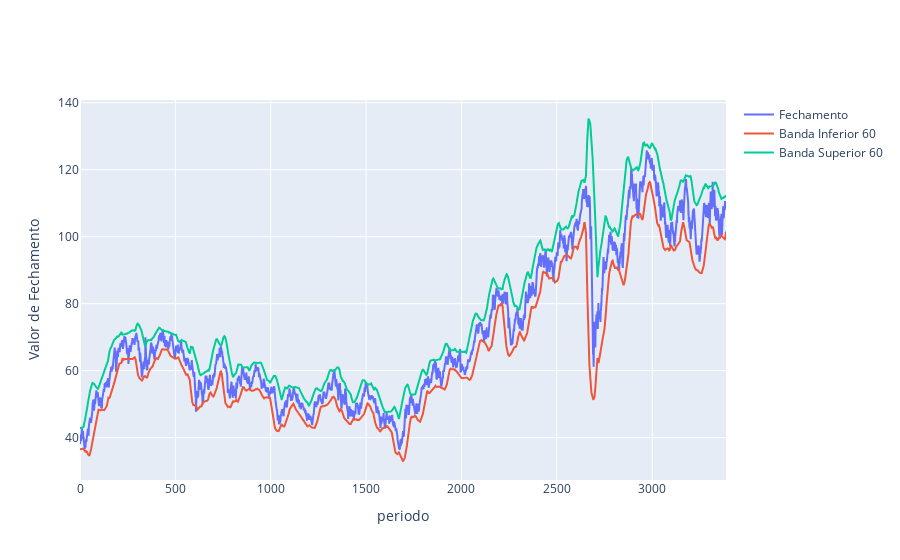

The notebook cell this image was saved under:
### Code cell
import plotly.graph_objs as go
fig = go.Figure()

fig.add_trace(go.Scatter(
   y=bova11['close'],
   name="Fechamento")
)

fig.add_trace(go.Scatter(
   y=bova11['lower60'],
   name="Banda Inferior 60")
)

fig.add_trace(go.Scatter(
   y=bova11['upper60'],
   name="Banda Superior 60")
)

fig.update_layout(
   #title="Banda de Bollinger superior e inferior dos ultimos 60 dias de fechamento de 2009 a Fev 2023",
    yaxis_title="Valor de Fechamento",
    xaxis_title="periodo",
   #legend_title="legend",
)
fig.show()

### Figure 1 — Plotly figure (JSON) as saved in the notebook; plotly's stock layout.template omitted (floating-point values rounded to 4 significant figures; data arrays with more than 128 entries replaced by an {"elided": "..."} marker saying what was removed)
{"data": [{"name": "Fechamento", "type": "scatter", "y": {"elided": "3388 float values"}}, {"name": "Banda Inferior 60", "type": "scatter", "y": {"elided": "3388 float values"}}, {"name": "Banda Superior 60", "type": "scatter", "y": {"elided": "3388 float values"}}], "layout": {"xaxis": {"title": {"text": "periodo"}}, "yaxis": {"title": {"text": "Valor de Fechamento"}}}}
